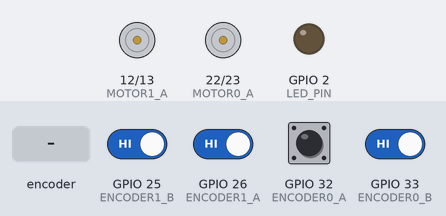
Recording of a sketch running on a simulated ESP32. On the bench: motor-driver pin pairs drawn as motors (green arrow = first pin HIGH = forward, orange = second pin HIGH = backward, longer = more drive), output pins drawn as LEDs (lit = HIGH). The test bench sets the inputs (shaded band); at power-on: GPIO 25 (ENCODER1_B), GPIO 26 (ENCODER1_A), GPIO 32 (ENCODER0_A), GPIO 33 (ENCODER0_B) HIGH. What the sketch prints to the serial monitor is not drawn.

Above: at 4.2 s.
4.3 s: GPIO 32 (ENCODER0_A) pulsed LOW 5 times (0.12 s each, 0.3 s apart)
At 5.8 s:
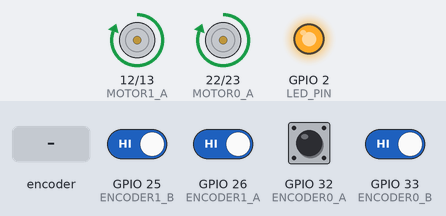
7.3 s: rotary encoder on GPIO 26 (ENCODER1_A) / GPIO 33 (ENCODER0_B) turned 1 step (first pin leading)
Timing chart, 0 to 13.6 s (numbered marks = the images above; inputs shaded):
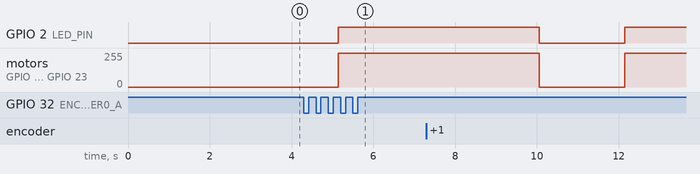

The sketch:

03-FishBot_Motor_Encoder_Test.ino
```cpp
/*
 * FishBot Motor + Encoder Test Program
 * Board: ESP32 Dev Module
 * Testing: Motor running + Encoder reading
 *
 * GPIO Mapping:
 * Motor 0 (Kanan): GPIO 22 (Forward), 23 (Backward)
 * Motor 1 (Kiri):  GPIO 12 (Forward), 13 (Backward)
 * Encoder 0 (Kanan): GPIO 32 (A), 33 (B)
 * Encoder 1 (Kiri):  GPIO 26 (A), 25 (B)
 */

// ===== MOTOR PIN DEFINITIONS =====
#define MOTOR0_A 22  // Motor Kanan Forward
#define MOTOR0_B 23  // Motor Kanan Backward
#define MOTOR1_A 12  // Motor Kiri Forward
#define MOTOR1_B 13  // Motor Kiri Backward

// ===== ENCODER PIN DEFINITIONS =====
#define ENCODER0_A 32  // Encoder Kanan A
#define ENCODER0_B 33  // Encoder Kanan B
#define ENCODER1_A 26  // Encoder Kiri A
#define ENCODER1_B 25  // Encoder Kiri B

// LED untuk indikator
#define LED_PIN 2

// ===== TIMING CONFIGURATION =====
#define MOTOR_RUN_TIME 5000    // Motor jalan 5 detik
#define MOTOR_STOP_TIME 2000   // Motor stop 2 detik

// ===== GLOBAL VARIABLES =====
volatile long encoder0_count = 0;
volatile long encoder1_count = 0;

volatile int encoder0_direction = 0;
volatile int encoder1_direction = 0;

unsigned long lastPrintTime = 0;
unsigned long motorStateChangeTime = 0;
bool motorRunning = false;
int testCycle = 0;

// ===== ISR (Interrupt Service Routines) =====

void IRAM_ATTR encoder0_ISR() {
  int b = digitalRead(ENCODER0_B);

  if (b == HIGH) {
    encoder0_count++;
    encoder0_direction = 1;
  } else {
    encoder0_count--;
    encoder0_direction = -1;
  }
}

void IRAM_ATTR encoder1_ISR() {
  int b = digitalRead(ENCODER1_B);

  if (b == HIGH) {
    encoder1_count++;
    encoder1_direction = 1;
  } else {
    encoder1_count--;
    encoder1_direction = -1;
  }
}

// ===== MOTOR CONTROL FUNCTIONS =====

void motorsForward() {
  digitalWrite(MOTOR0_A, HIGH);
  digitalWrite(MOTOR0_B, LOW);
  digitalWrite(MOTOR1_A, HIGH);
  digitalWrite(MOTOR1_B, LOW);
}

void motorsStop() {
  digitalWrite(MOTOR0_A, LOW);
  digitalWrite(MOTOR0_B, LOW);
  digitalWrite(MOTOR1_A, LOW);
  digitalWrite(MOTOR1_B, LOW);
}

void setup() {
  Serial.begin(115200);
  delay(1000);

  Serial.println("\n=============================================");
  Serial.println("  FishBot Motor + Encoder Test Program");
  Serial.println("=============================================");
  Serial.println("Board: ESP32 Motion Control v1.8.0");
  Serial.println("Testing: Motor Forward + Encoder Reading");
  Serial.println("=============================================\n");

  // Setup LED
  pinMode(LED_PIN, OUTPUT);

  // Setup Motor pins
  pinMode(MOTOR0_A, OUTPUT);
  pinMode(MOTOR0_B, OUTPUT);
  pinMode(MOTOR1_A, OUTPUT);
  pinMode(MOTOR1_B, OUTPUT);

  // Setup Encoder pins
  pinMode(ENCODER0_A, INPUT_PULLUP);
  pinMode(ENCODER0_B, INPUT_PULLUP);
  pinMode(ENCODER1_A, INPUT_PULLUP);
  pinMode(ENCODER1_B, INPUT_PULLUP);

  // Attach interrupts
  attachInterrupt(digitalPinToInterrupt(ENCODER0_A), encoder0_ISR, RISING);
  attachInterrupt(digitalPinToInterrupt(ENCODER1_A), encoder1_ISR, RISING);

  // Stop motors initially
  motorsStop();

  Serial.println("Configuration:");
  Serial.println("- Motor 0 (Right): GPIO 22, 23");
  Serial.println("- Motor 1 (Left):  GPIO 12, 13");
  Serial.println("- Encoder 0 (Right): GPIO 32 (A), 33 (B)");
  Serial.println("- Encoder 1 (Left):  GPIO 26 (A), 25 (B)\n");

  Serial.println("Test Sequence:");
  Serial.printf("- Motor RUN:  %d seconds (Forward)\n", MOTOR_RUN_TIME/1000);
  Serial.printf("- Motor STOP: %d seconds\n", MOTOR_STOP_TIME/1000);
  Serial.println("- Repeat continuously\n");

  Serial.println("=============================================\n");

  delay(2000);
  motorStateChangeTime = millis();

  Serial.println("Starting test...\n");
  printHeader();
}

void loop() {
  unsigned long currentTime = millis();

  // Motor state machine
  if (motorRunning) {
    // Motor sedang jalan
    if (currentTime - motorStateChangeTime >= MOTOR_RUN_TIME) {
      // Waktunya stop
      motorsStop();
      motorRunning = false;
      motorStateChangeTime = currentTime;
      digitalWrite(LED_PIN, LOW);

      Serial.println("├─────────┼──────────┼──────────┼──────────┼──────────┼─────────────┤");
      Serial.println("│  MOTOR STOPPED - Analyzing results...                            │");
      Serial.println("└───────────────────────────────────────────────────────────────────┘\n");

      printSummary();
    }
  } else {
    // Motor sedang stop
    if (currentTime - motorStateChangeTime >= MOTOR_STOP_TIME) {
      // Waktunya jalan lagi
      testCycle++;
      encoder0_count = 0;  // Reset counter
      encoder1_count = 0;

      Serial.println("\n┌───────────────────────────────────────────────────────────────────┐");
      Serial.printf("│  TEST CYCLE #%d - MOTOR RUNNING FORWARD                          │\n", testCycle);
      Serial.println("└───────────────────────────────────────────────────────────────────┘\n");
      printHeader();

      motorsForward();
      motorRunning = true;
      motorStateChangeTime = currentTime;
      digitalWrite(LED_PIN, HIGH);
    }
  }

  // Print encoder data setiap 200ms saat motor jalan
  if (motorRunning && (currentTime - lastPrintTime >= 200)) {
    lastPrintTime = currentTime;
    printEncoderData();
  }

  delay(10);
}

void printHeader() {
  Serial.println("┌─────────┬──────────┬──────────┬──────────┬──────────┬─────────────┐");
  Serial.println("│  Time   │ Encoder0 │  Speed0  │ Encoder1 │  Speed1  │   Status    │");
  Serial.println("│  (sec)  │  (Right) │ (pls/s)  │  (Left)  │ (pls/s)  │             │");
  Serial.println("├─────────┼──────────┼──────────┼──────────┼──────────┼─────────────┤");
}

void printEncoderData() {
  static long last_enc0 = 0;
  static long last_enc1 = 0;
  static unsigned long last_time = 0;

  unsigned long current_time = millis();
  float dt = (current_time - last_time) / 1000.0;  // delta time in seconds

  // Calculate speed (pulses per second)
  int speed0 = 0;
  int speed1 = 0;

  if (dt > 0) {
    speed0 = (encoder0_count - last_enc0) / dt;
    speed1 = (encoder1_count - last_enc1) / dt;
  }

  last_enc0 = encoder0_count;
  last_enc1 = encoder1_count;
  last_time = current_time;

  // Status string
  const char* status = (speed0 > 0 && speed1 > 0) ? "  ✓ GOOD   " :
                       (speed0 == 0 && speed1 == 0) ? " ✗ NO READ " :
                       (speed0 == 0) ? " ✗ ENC0 ERR" :
                       (speed1 == 0) ? " ✗ ENC1 ERR" : "  ⚠ CHECK  ";

  char buffer[100];
  sprintf(buffer, "│ %6.1f  │  %6ld  │  %6d  │  %6ld  │  %6d  │ %s │",
          current_time / 1000.0,
          encoder0_count,
          speed0,
          encoder1_count,
          speed1,
          status);

  Serial.println(buffer);
}

void printSummary() {
  Serial.println("┌───────────────────────────────────────────────────────────────────┐");
  Serial.println("│                        TEST CYCLE SUMMARY                         │");
  Serial.println("├───────────────────────────────────────────────────────────────────┤");

  char buffer[100];

  // Total pulses
  sprintf(buffer, "│ Total Encoder 0 (Right): %8ld pulses                           │", encoder0_count);
  Serial.println(buffer);
  sprintf(buffer, "│ Total Encoder 1 (Left):  %8ld pulses                           │", encoder1_count);
  Serial.println(buffer);

  // Calculate distance (assuming 1782 pulses per wheel revolution, 65mm wheel diameter)
  float wheel_circumference = 3.14159 * 65.0;  // mm
  float pulses_per_rev = 1782.0;

  float distance0 = (encoder0_count / pulses_per_rev) * wheel_circumference / 10.0;  // cm
  float distance1 = (encoder1_count / pulses_per_rev) * wheel_circumference / 10.0;  // cm

  sprintf(buffer, "│                                                                   │");
  Serial.println(buffer);
  sprintf(buffer, "│ Calculated Distance:                                              │");
  Serial.println(buffer);
  sprintf(buffer, "│   Motor 0 (Right): %6.2f cm                                      │", distance0);
  Serial.println(buffer);
  sprintf(buffer, "│   Motor 1 (Left):  %6.2f cm                                      │", distance1);
  Serial.println(buffer);

  // Average speed
  float avg_speed0 = encoder0_count / (MOTOR_RUN_TIME / 1000.0);
  float avg_speed1 = encoder1_count / (MOTOR_RUN_TIME / 1000.0);

  sprintf(buffer, "│                                                                   │");
  Serial.println(buffer);
  sprintf(buffer, "│ Average Speed:                                                    │");
  Serial.println(buffer);
  sprintf(buffer, "│   Motor 0 (Right): %6.1f pulses/sec                              │", avg_speed0);
  Serial.println(buffer);
  sprintf(buffer, "│   Motor 1 (Left):  %6.1f pulses/sec                              │", avg_speed1);
  Serial.println(buffer);

  // Analysis
  Serial.println("│                                                                   │");
  Serial.println("│ Analysis:                                                         │");

  if (encoder0_count > 0 && encoder1_count > 0) {
    Serial.println("│   ✓ Both encoders working correctly!                             │");

    // Check balance
    float diff_percent = abs(encoder0_count - encoder1_count) * 100.0 / max(encoder0_count, encoder1_count);

    if (diff_percent < 5) {
      Serial.println("│   ✓ Motors are well balanced (< 5% difference)                   │");
    } else if (diff_percent < 10) {
      Serial.println("│   ⚠ Motors slightly unbalanced (5-10% difference)                │");
    } else {
      Serial.println("│   ✗ Motors significantly unbalanced (> 10% difference)           │");
      Serial.println("│     → Check motor connections or mechanical issues               │");
    }
  } else if (encoder0_count == 0 && encoder1_count == 0) {
    Serial.println("│   ✗ NO ENCODER READING!                                          │");
    Serial.println("│     → Check encoder connections                                   │");
    Serial.println("│     → Check encoder power supply                                  │");
    Serial.println("│     → Verify motors are actually running                          │");
  } else if (encoder0_count == 0) {
    Serial.println("│   ✗ Encoder 0 (Right) NOT WORKING!                               │");
    Serial.println("│     → Check GPIO 32, 33 connections                               │");
  } else if (encoder1_count == 0) {
    Serial.println("│   ✗ Encoder 1 (Left) NOT WORKING!                                │");
    Serial.println("│     → Check GPIO 26, 25 connections                               │");
  }

  Serial.println("└───────────────────────────────────────────────────────────────────┘");
}

/*
 * ===== CARA MENGGUNAKAN =====
 *
 * 1. Upload program ke ESP32 FishBot
 * 2. Buka Serial Monitor (115200 baud)
 * 3. Letakkan robot di tempat yang aman (tidak menabrak)
 * 4. Motor akan otomatis:
 *    - Jalan forward 5 detik
 *    - Stop 2 detik
 *    - Show summary & analysis
 *    - Repeat
 * 5. Monitor output encoder dan speed
 *
 * ===== INTERPRETASI HASIL =====
 *
 * ✓ ENCODER BAGUS jika:
 * - Count bertambah saat motor jalan
 * - Speed stabil (tidak 0)
 * - Kedua encoder nilai mirip (balance)
 * - Status menunjukkan "✓ GOOD"
 *
 * ✗ ENCODER BERMASALAH jika:
 * - Count tidak berubah (tetap 0)
 * - Speed = 0 padahal motor jalan
 * - Hanya satu encoder yang bekerja
 * - Status "✗ NO READ" atau error
 *
 * ===== EXPECTED RESULTS =====
 *
 * Untuk motor DC kecil dengan reduction 40.5:1:
 * - Typical speed: 200-800 pulses/sec
 * - Distance per 5 sec: 5-20 cm (tergantung voltage)
 * - Balance difference: < 10%
 *
 * ===== TROUBLESHOOTING =====
 *
 * Motor jalan tapi encoder 0?
 * → Check koneksi encoder ke board
 * → Verify encoder power (3.3V/5V)
 * → Test dengan multimeter pada pin encoder
 *
 * Count sangat rendah?
 * → Normal jika voltage rendah (5V)
 * → Motor lambat = encoder count rendah
 * → Try dengan voltage lebih tinggi (7.4V)
 *
 * Kedua encoder beda jauh?
 * → Check mechanical: ada yang macet?
 * → Check motor: keduanya dapat power sama?
 * → Calibrate motor power jika perlu
 *
 * ===== MODIFICATIONS =====
 *
 * Ubah durasi test:
 * #define MOTOR_RUN_TIME 3000   // 3 detik
 *
 * Ubah update rate:
 * if (currentTime - lastPrintTime >= 100)  // 100ms update
 *
 * Test backward:
 * Ganti motorsForward() dengan:
 * digitalWrite(MOTOR0_A, LOW);
 * digitalWrite(MOTOR0_B, HIGH);
 * digitalWrite(MOTOR1_A, LOW);
 * digitalWrite(MOTOR1_B, HIGH);
 */
```
